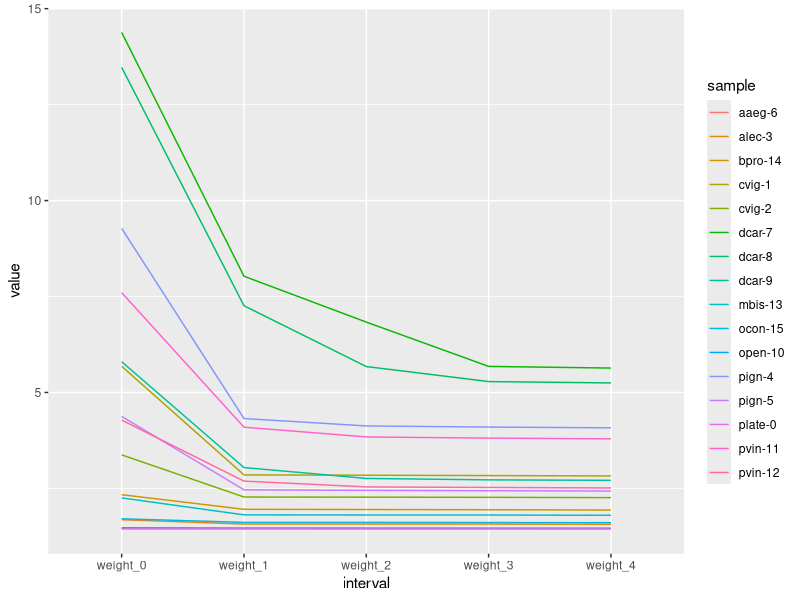

R code for this plot:
# Script to determine if weights of btls in drying overn have stabilized  
# date: 19 March 2025

# load libraries ----------------------------------------------------------

library(tidyverse)
library(here)


# load data ---------------------------------------------------------------

btl_wt<-read_csv(here("corridor_docs","eric_ms_thesis","ms_data","data_raw","btl_weight_equilibrium.csv"))

btl_wt<-btl_wt %>% 
  pivot_longer(wet_weight:weight_4,names_to = "interval") %>% 
  mutate(interval=if_else(interval=="wet_weight","weight_0",interval)) %>% 
  arrange(sample_id,sp_code,interval) %>% 
  group_by(sample_id,sp_code) %>% 
  mutate(perc_loss=((lag(value)-(value))/lag(value)*100)) %>% 
  mutate(sample=paste(sp_code,sample_id,sep="-"))
  
btl_wt


btl_wt %>% 
  # filter(interval!="weight_1") %>%
  # filter(interval!="weight_0") %>%
  ggplot( aes(x=interval, y=value, group=sample, color=sample)) +
  geom_line()